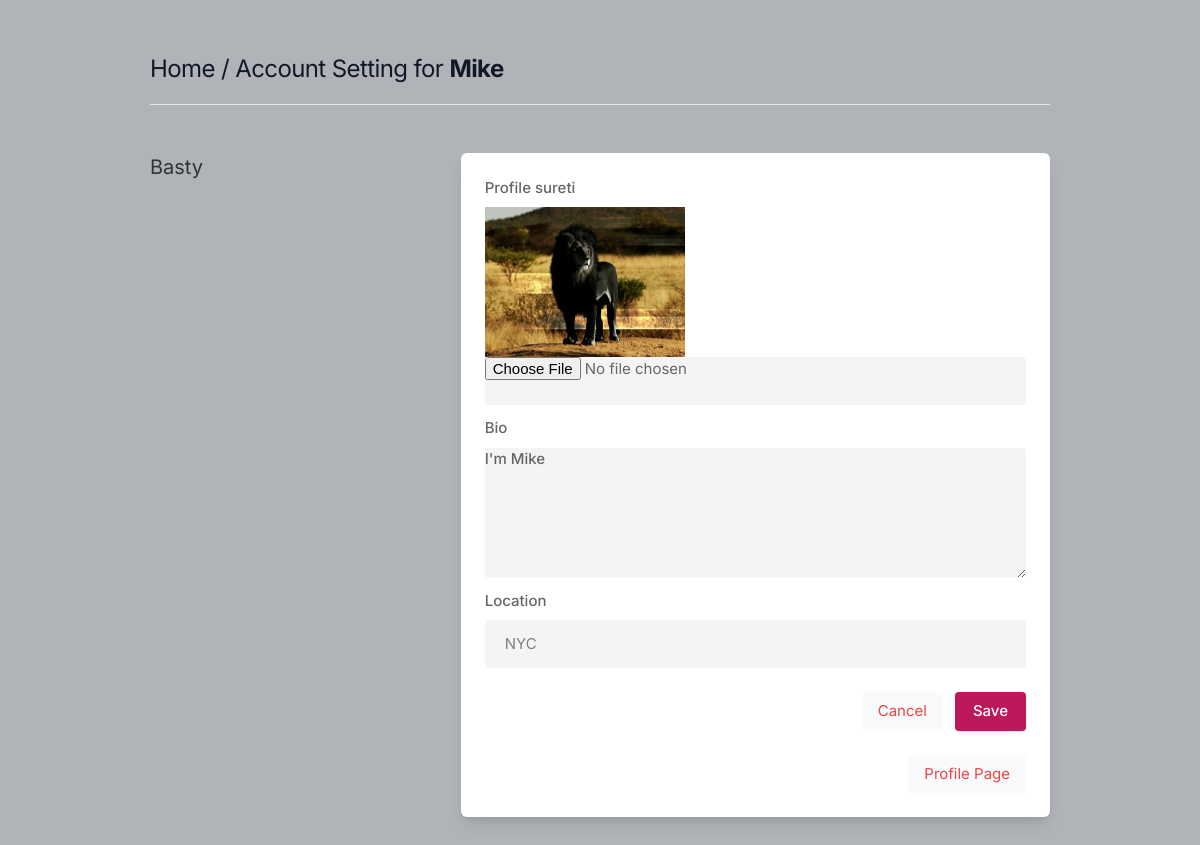
The app's page /settings (signed in) with its own data.
### sn_app/models.py (models this page shows, shortened)
class Profile(models.Model):
    user = models.ForeignKey(User, on_delete=models.CASCADE)
    id_user = models.IntegerField()
    bio = models.TextField(blank=True)
    profileimg = models.ImageField(upload_to='profile_images', default='blank-profile-picture.png')
    location = models.CharField(max_length=100, blank=True)

### sn_app/views.py (the view, shortened to what this page needs)
# urls.py: path('settings', views.settings, name='settings'),
@login_required(login_url='signin')
def settings(request):
    user_profile = Profile.objects.get(user=request.user)
    return render(request, 'setting.html', {'user_profile': user_profile})

### templates/setting.html (shortened to what this page needs)
{% load static %}
<!DOCTYPE html>
<html lang="en">
<head>
    <link rel="stylesheet" href="{% static 'assets/css/icons.css' %}">
    <link rel="stylesheet" href="{% static 'assets/css/uikit.css' %}">
    <link rel="stylesheet" href="{% static 'assets/css/style.css' %}">
    <link rel="stylesheet" href="{% static 'assets/css/tailwind.css' %}">
</head>
<body>
            <div class="container m-auto">
                <h1 class="text-2xl leading-none text-gray-900 tracking-tight mt-3"><a href="/">Home</a> / Account Setting for <b>{{user.username}}</b> </h1>
                <br>
                <hr>
                <div class="grid lg:grid-cols-3 mt-12 gap-8">
                    <div>
                        <h3 class="text-xl mb-2"> Basty</h3>
                    </div>
                    <div class="bg-white rounded-md lg:shadow-lg shadow col-span-2">
                        <form action="" method="POST" enctype="multipart/form-data">
                       <div class="grid grid-cols-2 gap-3 lg:p-6 p-4">
                           <div class="col-span-2">
                                <label for=""> Profile sureti</label>
                               <img width="200" height="200" src="{{user_profile.profileimg.url}}"/>
                                <input type="file" name="image" value="" class="shadow-none bg-gray-100">
                            </div>
                            <div class="col-span-2">
                                <label for="about">Bio</label>
                                <textarea id="about"  name="bio" rows="3"  class="shadow-none bg-gray-100">{{user_profile.bio}}</textarea>
                            </div>
                            <div class="col-span-2">
                                <label for=""> Location</label>
                                <input type="text" name="location" value="{{user_profile.location}}" class="shadow-none bg-gray-100">
                            </div>
                       </div>
                       <div class="bg-gray-10 p-6 pt-0 flex justify-end space-x-3">
                           <button class="p-2 px-4 rounded bg-gray-50 text-red-500"> <a href="/">Cancel</a> </button>
                           <button type="submit" class="button bg-blue-700"> Save </button>
                       </div>
                            <div class="bg-gray-10 p-6 pt-0 flex justify-end space-x-3">
                                <a href="/profile/{{user.username}}" class="p-2 px-4 rounded bg-gray-50 text-red-500">Profile Page</a>
                             </div>
                    </div>
                    <br>
                </div>
            </div>
</body>
</html>

### static/assets/css/style.css (style rules this page uses)
body { background-color: #B0B3B8!important; }
button { vertical-align: middle; }
span.button, button.button { background-color: #be185d; top: 0; color: #fff; position: relative; padding: 8px 18px; line-height: 22px; position: relative; font-weight: 500; font-size: 15px; display: inline-block; -webkit-transition: all 0.2s ease-in-out; transition: all 0.2s ease-in-out; cursor: pointer; overflow: hidden; border: none; border-radius: 4px; -webkit-box-shadow: 0 1px 3px rgba(0, 0, 0, 0.1); box-shadow: 0 1px 3px rgba(0, 0, 0, 0.1); }
input { height: 48px; line-height: 48px; padding: 0 20px; outline: none; font-size: 15px; color: #808080; max-width: 100%; width: 100%; -webkit-box-sizing: border-box; box-sizing: border-box; display: block; font-weight: 400; opacity: 1; border-radius: 4px; border: none; -webkit-box-shadow: 0 1px 4px 0px rgba(0, 0, 0, 0.12); box-shadow: 0 1px 4px 0px rgba(0, 0, 0, 0.12); }
input[type="text"], input[type="password"], input[type="email"], input[type="number"] { height: 48px; line-height: 48px; padding: 0 20px; outline: none; font-size: 15px; color: #808080; max-width: 100%; width: 100%; -webkit-box-sizing: border-box; box-sizing: border-box; display: block; font-weight: 400; opacity: 1; border-radius: 4px; border: none; -webkit-box-shadow: 0 1px 4px 0px rgba(0, 0, 0, 0.12); box-shadow: 0 1px 4px 0px rgba(0, 0, 0, 0.12); }
textarea { height: 48px; line-height: 48px; padding: 0 20px; outline: none; font-size: 15px; color: #808080; margin: 0 0 16px 0; max-width: 100%; width: 100%; -webkit-box-sizing: border-box; box-sizing: border-box; display: block; background-color: #fff; font-weight: 500; opacity: 1; border-radius: 4px; border: none; -webkit-box-shadow: 0 1px 4px 0px rgba(0, 0, 0, 0.12); box-shadow: 0 1px 4px 0px rgba(0, 0, 0, 0.12); }
input { -webkit-transition: all 0.1s ease-in-out; transition: all 0.1s ease-in-out; }
::placeholder { color: #808080; opacity: 1; }
textarea { height: auto; line-height: 27px; padding: 20px; min-height: 130px; -webkit-transition: none !important; transition: none !important; min-width: 100%; }
label, legend { display: block; font-weight: bold; font-size: 15px; font-weight: 500; margin-bottom: 8px; }
button { border: none; margin: 0; padding: 0; width: auto; overflow: visible; background: transparent; color: inherit; font: inherit; line-height: normal; cursor: pointer; }
a { color: #be185d; -webkit-transition: 0.3s; transition: 0.3s; outline: none !important; }
button { outline: none !important; }
img { max-width: 100%; }
body { color: #666; font-size: 15px; line-height: 27px; background-color: #f0f2f5; font-family: "Inter", sans-serif; text-transform: none; }
h1, h2, h3, h4, h5, h6 { font-family: "Inter", sans-serif; text-transform: none; }
input[type="text"], input[type="password"], input[type="email"] { font-family: "Inter", sans-serif; text-transform: none; }
textarea, select { font-family: "Inter", sans-serif; text-transform: none; }
button, body .pac-container { font-family: "Inter", sans-serif; text-transform: none; }
h1, h2, h3, h4, h5, h6 { color: #333; font-weight: 500; margin: 0; padding: 0; }
h1 { font-size: 32px; }
h3 { font-size: 22px; }
b, strong { font-weight: 700 !important; }
@media (min-width: 1024px) { .container { max-width: 900px !important; padding-top: 45px; } }
.shadow-none { -webkit-box-shadow: none !important; box-shadow: none !important; }

### records on screen
Profile: profileimg (picture), bio "I'm Mike", location "NYC"

### other values on screen
{{ user.username }} "Mike"
